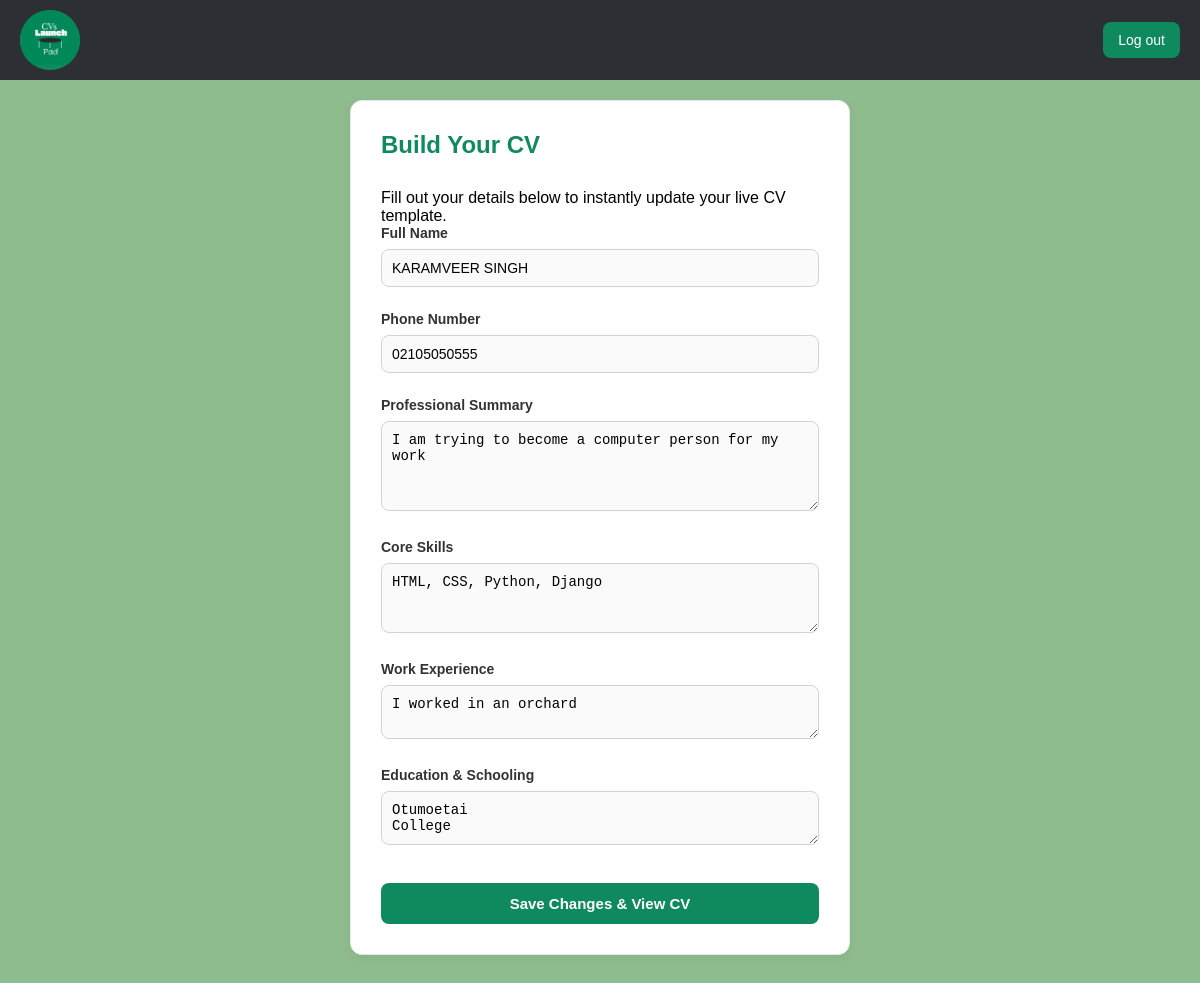
The app's page /cv/edit/ (signed in) with its own data.
### cv/models.py (models this page shows)
class CVProfile(models.Model):
    full_name = models.CharField(max_length=100, blank=True)
    user = models.OneToOneField(settings.AUTH_USER_MODEL, on_delete=models.CASCADE)
    phone = models.CharField(max_length=20, blank=True)
    summary = models.TextField(blank=True)
    skills = models.TextField(help_text="Comma-separated skills", blank=True)
    experience = models.TextField(blank=True)
    education = models.TextField(blank=True)
    TEMPLATE_CHOICES = [
        ('template1', 'Modern Green'),
        ('template2', 'Classic Slate'),
        ('template3', 'Creative Teal'),
        ('template4', 'Minimal Elegant'),
        ('template5', 'Executive Charcoal'),
        ('template6', 'Warm Ochre'),
        ('template7', 'Rose Wine'),
        ('template8', 'Royal Blue'),
        ('template9', 'Dark Mode'),
        ('template10', 'Minimal Stack'),
        ('template11', 'Forest Compact'),
        ('template12', 'Amber Clean'),
    ]
    design_choice = models.CharField(max_length=20, choices=TEMPLATE_CHOICES, default='template1')

### cv/views.py (the view)
# urls.py: path('edit/', views.edit_profile, name='edit_profile'),
@login_required
def edit_profile(request):
    profile = request.user.cvprofile
    if request.method == 'POST':
        form = ProfileForm(request.POST, instance=profile)
        if form.is_valid():
            form.save()
            return redirect('cv_template', profile_id=profile.id)
    else:
        form = ProfileForm(instance=profile)
    return render(request, 'cv/gather_info.html', {'form': form})

### cv/forms.py (shortened to what this page needs)
class ProfileForm(forms.ModelForm):
    class Meta:
        model = CVProfile
        fields = ['full_name', 'phone', 'summary', 'skills', 'experience', 'education']

### cv/templates/cv/gather_info.html (shortened to what this page needs)
{% extends "layout.html" %}
{% load static %}
{% block content%}
<html lang="en">
<head>
    <link rel="stylesheet" href="{% static 'static/cv/style.css' %}">
</head>
<body>
<div class="form-container">
    <div class="form-card">
        <h1>Build Your CV</h1>
        <p class="subtitle">Fill out your details below to instantly update your live CV template.</p>
        <form method="POST">
    <div class="form-group">
        <label for="{{ form.full_name.id_for_label }}">Full Name</label>
        <input
            type="text"
            name="{{ form.full_name.name }}"
            id="{{ form.full_name.id_for_label }}"
            value="{{ form.full_name.value|default:'' }}"
            placeholder="e.g., Jane Doe"
        >
    </div>
    <div class="form-group">
        <label for="{{ form.phone.id_for_label }}">Phone Number</label>
        <input
            type="text"
            name="{{ form.phone.name }}"
            id="{{ form.phone.id_for_label }}"
            value="{{ form.phone.value|default:'' }}"
            placeholder="e.g., 022 102 25"
        >
    </div>
    <div class="form-group">
        <label for="{{ form.summary.id_for_label }}">Professional Summary</label>
        <textarea
            name="{{ form.summary.name }}"
            id="{{ form.summary.id_for_label }}"
            placeholder="Write a short paragraph about your career goals and what makes you a great candidate..."
            style="height: 90px;"
        >{{ form.summary.value|default:'' }}</textarea>
    </div>
    <div class="form-group">
        <label for="{{ form.skills.id_for_label }}">Core Skills</label>
        <textarea
            name="{{ form.skills.name }}"
            id="{{ form.skills.id_for_label }}"
            placeholder="e.g., Python, Django, Customer Service, Teamwork (separate with commas)"
            style="height: 70px;"
        >{{ form.skills.value|default:'' }}</textarea>
    </div>
    <div class="form-group">
        <label for="{{ form.experience.id_for_label }}">Work Experience</label>
        <textarea
            name="{{ form.experience.name }}"
            id="{{ form.experience.id_for_label }}"
            placeholder="Where have you worked and what did you do?"
        >{{ form.experience.value|default:'' }}</textarea>
    </div>
    <div class="form-group">
        <label for="{{ form.education.id_for_label }}">Education & Schooling</label>
        <textarea
            name="{{ form.education.name }}"
            id="{{ form.education.id_for_label }}"
            placeholder="List your high school, degrees, or courses..."
        >{{ form.education.value|default:'' }}</textarea>
    </div>
            <button type="submit" class="btn-submit">Save Changes & View CV</button>
        </form>
    </div>
</div>
    {% endblock %}

### static/css/style.css (style rules this page uses)
* { margin: 0; padding: 0; box-sizing: border-box; }
body { margin: 0; font-family: Arial, sans-serif; padding-top: 60px; }
.form-group { margin-bottom: 24px; }
label { display: block; font-size: 14px; font-weight: bold; margin-bottom: 8px; color: #333333; }
input[type="text"], input[type="email"], input[type="password"], textarea { width: 100%; padding: 10px; border: 1px solid #cbd5e1; border-radius: 8px; font-size: 14px; background-color: #fafafa; box-sizing: border-box; transition: border-color 0.2s ease; }
h1 { font-size: 24px; margin: 0 0 8px 0; color: #166534; }
.form-card { background-color: #ffffff; padding: 30px; border-radius: 12px; box-shadow: 0 4px 12px rgba(0, 0, 0, 0.05); width: 100%; max-width: 500px; border: 1px solid #e2e8f0; }
h1 { font-size: 24px; margin-top: 0; margin-bottom: 30px; color: #0f8a5f; font-weight: bold; }
input[type="text"], textarea { width: 100%; padding: 10px; border: 1px solid #cbd5e1; border-radius: 8px; font-size: 14px; background-color: #fafafa; box-sizing: border-box; transition: border-color 0.2s ease; }
.btn-submit { background-color: #0f8a5f; color: #ffffff; font-size: 15px; font-weight: bold; border: none; padding: 12px; width: 100%; border-radius: 8px; cursor: pointer; transition: background-color 0.2s ease; margin-top: 10px; }
.form-container { display: flex; justify-content: center; align-items: center; width: 100%; min-height: calc(100vh - 70px); padding: 40px 20px; box-sizing: border-box; background: #8fbc8f; }

### records on screen
CVProfile: full_name "KARAMVEER SINGH", phone "02105050555", summary "I am trying to become a computer person for my work", skills "HTML, CSS, Python, Django", experience "I worked in an orchard", education "Otumoetai College"
